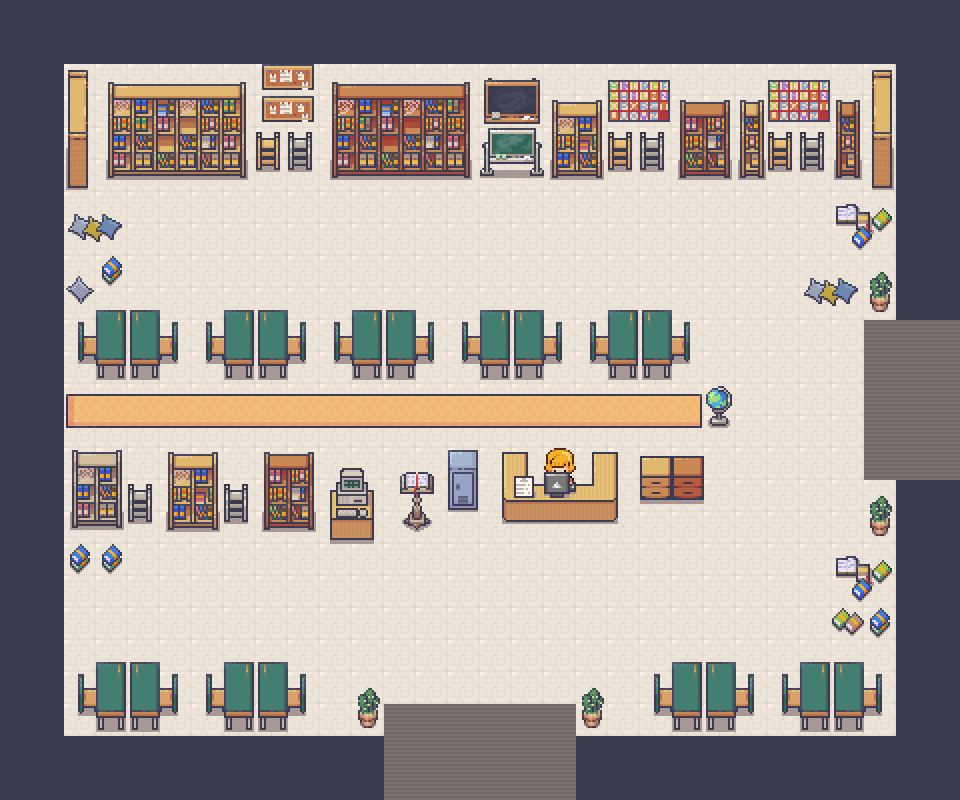

Below is a game level as drawn by its tile map, then a one-line description and the .tmx that defines it (tile-layer data replaced by summaries):
An orthogonal 30x25 tile map with 32x32 px tiles, 3 tile layers (wallLayer, floorLayer, elementLayer), 6 tilesets and 8 objects (start, end, heart, heart2, heart3, ...).

<map version="1.10" tiledversion="1.10.2" orientation="orthogonal" renderorder="right-down" width="30" height="25" tilewidth="32" tileheight="32" infinite="0" nextlayerid="5" nextobjectid="11">
 <editorsettings>
  <export target="level2.tmj" format="json" />
 </editorsettings>
 <tileset firstgid="1" name="grocery" tilewidth="32" tileheight="32" tilecount="1248" columns="16">
  <image source="grocery.png" width="512" height="2496" />
 </tileset>
 <tileset firstgid="1249" name="wall" tilewidth="32" tileheight="32" tilecount="391" columns="17">
  <image source="wall.png" width="544" height="736" />
 </tileset>
 <tileset firstgid="1640" name="classroom" tilewidth="32" tileheight="32" tilecount="544" columns="16">
  <image source="classroom.png" width="512" height="1088" />
 </tileset>
 <tileset firstgid="2184" name="generic" tilewidth="32" tileheight="32" tilecount="1248" columns="16">
  <image source="generic.png" width="512" height="2496" />
 </tileset>
 <tileset firstgid="3432" name="upstairs" tilewidth="32" tileheight="32" tilecount="432" columns="16">
  <image source="upstairs.png" width="512" height="864" />
 </tileset>
 <tileset firstgid="3864" name="living" tilewidth="32" tileheight="32" tilecount="720" columns="16">
  <image source="living.png" width="512" height="1440" />
 </tileset>
 <layer id="2" name="wallLayer" width="30" height="25">
  <data>[750 cells, 182 non-empty, 1 distinct tile ids]</data>
 </layer>
 <layer id="3" name="floorLayer" width="30" height="25">
  <data>[750 cells, 568 non-empty, 2 distinct tile ids]</data>
 </layer>
 <layer id="1" name="elementLayer" width="30" height="25">
  <data>[750 cells, 333 non-empty, 157 distinct tile ids]</data>
 </layer>
 <objectgroup id="4" name="ObjectLayer">
  <object id="1" name="start" x="478.667" y="682">
   <point />
  </object>
  <object id="2" name="end" x="850" y="470">
   <point />
  </object>
  <object id="5" name="heart" x="622" y="673.333">
   <point />
  </object>
  <object id="6" name="heart2" x="80" y="634.667">
   <point />
  </object>
  <object id="7" name="heart3" x="178" y="214.667">
   <point />
  </object>
  <object id="8" name="carrot" x="232" y="564.667">
   <point />
  </object>
  <object id="9" name="carrot2" x="772.667" y="214.667">
   <point />
  </object>
  <object id="10" name="carrot3" x="805.333" y="595.333">
   <point />
  </object>
 </objectgroup>
</map>
